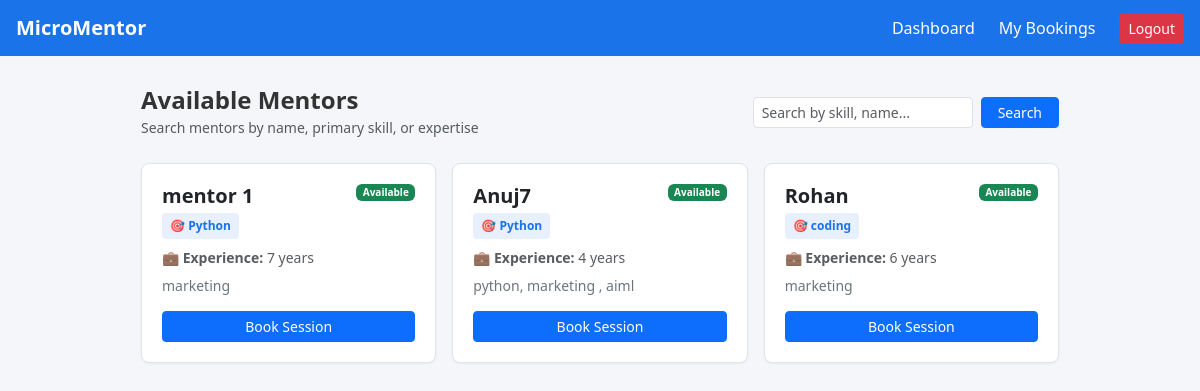
Screenshot of /mentor/mentors/ (signed in) with the database file from the repository.
### mentors/models.py (models this page shows, shortened)
class Mentor(models.Model):
    user = models.OneToOneField(User, on_delete=models.CASCADE)
    expertise = models.CharField(max_length=200)
    experience = models.IntegerField()
    skill=models.CharField(max_length=100)
    is_available = models.BooleanField(default=True)

### mentors/views.py (the view)
# urls.py: path('mentors/', views.mentor_list, name='mentor_list'),
@login_required
def mentor_list(request):
    query = request.GET.get('q', '').strip()
    mentors = Mentor.objects.all()
    if query:
        mentors = mentors.filter(
            Q(user__username__icontains=query) |
            Q(skill__icontains=query) |
            Q(expertise__icontains=query)
        )
    return render(request, 'mentor_list.html', {'mentors': mentors})

### templates/mentor_list.html (shortened to what this page needs)
<!DOCTYPE html>
<html lang="en">
<head>
    <link href="https://cdn.jsdelivr.net/npm/bootstrap@5.3.2/dist/css/bootstrap.min.css" rel="stylesheet">
</head>
<body>
    <nav class="navbar navbar-expand navbar-dark navbar-custom px-3">
        <a class="navbar-brand fw-bold" href="/dashboard/">MicroMentor</a>
        <div class="navbar-nav ms-auto align-items-center gap-2">
            <a class="nav-link text-white" href="/dashboard/">Dashboard</a>
            <a class="nav-link text-white" href="/mentor/my-bookings/">My Bookings</a>
            <a class="btn btn-sm btn-danger ms-2" href="/logout/">Logout</a>
        </div>
    </nav>
    <div class="container">
        <div class="d-flex justify-content-between align-items-center flex-wrap gap-2 mb-4">
            <div>
                <h1 class="h4 mb-0 fw-bold">Available Mentors</h1>
                <small class="text-muted">Search mentors by name, primary skill, or expertise</small>
            </div>
            <form method="GET" class="d-flex gap-2">
                <input type="text" class="form-control form-control-sm" name="q" placeholder="Search by skill, name..." value="{{ request.GET.q }}">
                <button type="submit" class="btn btn-primary btn-sm px-3">Search</button>
            </form>
        </div>
        <div class="row g-3">
            {% for mentor in mentors %}
            <div class="col-md-6 col-lg-4">
                <div class="mentor-card">
                    <div>
                        <div class="d-flex justify-content-between align-items-start mb-1">
                            <h2 class="h5 fw-bold mb-0 text-dark">{{ mentor.user.username }}</h2>
                            {% if mentor.is_available %}
                                <span class="badge bg-success" style="font-size: 10px;">Available</span>
                            {% else %}
                                <span class="badge bg-secondary" style="font-size: 10px;">Paused</span>
                            {% endif %}
                        </div>
                        <div class="badge-skill">🎯 {{ mentor.skill }}</div>
                        <p class="small text-muted mb-2">
                            💼 <strong>Experience:</strong> {{ mentor.experience }} years
                        </p>
                        {% if mentor.expertise %}
                        <p class="small text-secondary mb-3" style="line-height: 1.4;">
                            {{ mentor.expertise }}
                        </p>
                        {% endif %}
                    </div>
                    <div>
                        {% if mentor.is_available %}
                            <a href="/mentor/book/{{ mentor.id }}/" class="btn btn-primary btn-sm w-100">Book Session</a>
                        {% else %}
                            <button class="btn btn-secondary btn-sm w-100" disabled>Currently Unavailable</button>
                        {% endif %}
                    </div>
                </div>
            </div>
            {% endfor %}
        </div>
    </div>
</body>
</html>

### templates/mentor_list.html (style rules this page uses)
body { background-color: #f4f6f9; color: #333; }
.navbar-custom { background-color: #1a73e8; }
.container { max-width: 950px; margin: 30px auto; padding: 0 16px; }
.mentor-card { background: #ffffff; border: 1px solid #e1e4e8; border-radius: 8px; padding: 20px; height: 100%; display: flex; flex-direction: column; justify-content: space-between; box-shadow: 0 1px 3px rgba(0,0,0,0.05); }
.badge-skill { background: #e8f0fe; color: #1a73e8; font-size: 12px; font-weight: 600; padding: 4px 8px; border-radius: 4px; display: inline-block; margin-bottom: 8px; }

### rows the page displays
Mentor: user.username "mentor 1", is_available "Available", skill "Python", experience "7", expertise "marketing"
Mentor: user.username "Anuj7", is_available "Available", skill "Python", experience "4", expertise "python, marketing , aiml"
Mentor: user.username "Rohan", is_available "Available", skill "coding", experience "6", expertise "marketing"
